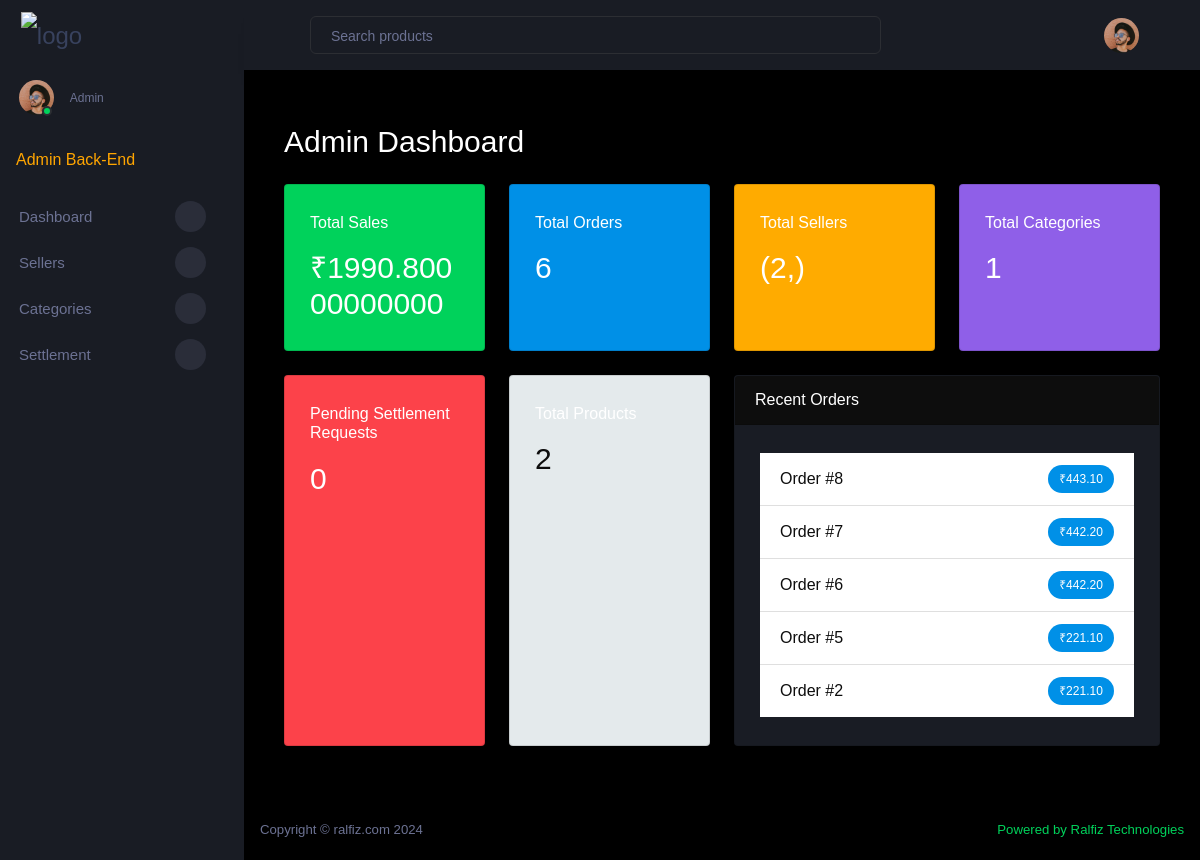
The page /admin-dashboard/ (signed in) on the database its author committed.
### store/models.py (models this page shows, shortened)
class Order(models.Model):
    STATUS_CHOICES = (
        ('pending', 'Pending'),
        ('processing', 'Processing'),
        ('shipped', 'Shipped'),
        ('delivered', 'Delivered'),
        ('cancelled', 'Cancelled'),)
    settlement_request = models.ForeignKey(SettlementRequest, on_delete=models.SET_NULL, null=True, blank=True, related_name='orders')
    settlement_request_status = models.CharField(max_length=20, default='not_requested', choices=[
        ('not_requested', 'Not Requested'),
        ('requested', 'Requested'),
        ('approved', 'Approved'),
        ('rejected', 'Rejected'),
    ])
    status = models.CharField(max_length=20, choices=STATUS_CHOICES, default='pending')
    user = models.ForeignKey(settings.AUTH_USER_MODEL, on_delete=models.CASCADE, related_name='orders')
    seller = models.ForeignKey(settings.AUTH_USER_MODEL, on_delete=models.SET_NULL, null=True, blank=True, related_name='sold_orders')
    total_price = models.DecimalField(max_digits=10, decimal_places=2)
    shipping_address = models.TextField()
    phone_number = models.CharField(max_length=15)
    is_paid = models.BooleanField(default=False)
    razorpay_order_id = models.CharField(max_length=100, blank=True, null=True)
    razorpay_payment_id = models.CharField(max_length=100, blank=True, null=True)
    created_at = models.DateTimeField(auto_now_add=True)

### store/views.py (the view)
# urls.py: path("admin-dashboard/", views.admin_dashboard, name="admin_dashboard"),
@user_passes_test(lambda u: u.is_admin)
def admin_dashboard(request):
    total_sales = Order.objects.aggregate(total=Sum('total_price'))['total'] or 0
    order_count = Order.objects.count()
    seller_count =  User.objects.filter(is_seller=True).count(),
    category_count = Category.objects.count()
    pending_settlement_count = SettlementRequest.objects.filter(status='pending').count()
    product_count = Product.objects.count()
    recent_orders = Order.objects.order_by('-created_at')[:5]
    monthly_sales = Order.objects.annotate(month=TruncMonth('created_at')).values('month').annotate(total_sales=Sum('total_price')).order_by('month')
    monthly_sales_data = [
        {
            'month': sale['month'].strftime("%B %Y"),
            'total_sales': float(sale['total_sales'])
        } for sale in monthly_sales
    ]
    top_categories = Category.objects.annotate(total_sales=Sum('products__orderitem__order__total_price')).order_by('-total_sales')[:5]
    top_categories_data = [
        {
            'category': category.name,
            'total_sales': float(category.total_sales or 0)
        } for category in top_categories
    ]
    order_status = Order.objects.values('status').annotate(count=Count('id'))
    order_status_data = [
        {
            'status': status['status'],
            'count': status['count']
        } for status in order_status
    ]
    print("Monthly Sales Data:", monthly_sales_data)
    print("Top Categories Data:", top_categories_data)
    print("Order Status Data:", order_status_data)
    context = {
        'total_sales': total_sales,
        'order_count': order_count,
        'seller_count': seller_count,
        'category_count': category_count,
        'pending_settlement_count': pending_settlement_count,
        'product_count': product_count,
        'recent_orders': recent_orders,
        'monthly_sales_data': json.dumps(monthly_sales_data),
        'top_categories_data': json.dumps(top_categories_data),
        'order_status_data': json.dumps(order_status_data),
    }
    return render(request, 'store/admin_dashboard.html', context)

### store/templates/store/admin_dashboard.html
{% extends 'store/base.html' %}
{% block content %}
<div class="container-fluid mt-4">
    <h2 class="mb-4">Admin Dashboard</h2>
    <div class="row">
        <div class="col-md-3 mb-4">
            <div class="card text-white bg-success h-100">
                <div class="card-body">
                    <h5 class="card-title">Total Sales</h5>
                    <p class="card-text display-4">₹{{ total_sales }}</p>
                </div>
            </div>
        </div>
        <div class="col-md-3 mb-4">
            <div class="card text-white bg-primary h-100">
                <div class="card-body">
                    <h5 class="card-title">Total Orders</h5>
                    <p class="card-text display-4">{{ order_count }}</p>
                </div>
            </div>
        </div>
        <div class="col-md-3 mb-4">
            <div class="card text-white bg-warning h-100">
                <div class="card-body">
                    <h5 class="card-title">Total Sellers</h5>
                    <p class="card-text display-4">{{ seller_count }}</p>
                </div>
            </div>
        </div>
        <div class="col-md-3 mb-4">
            <div class="card text-white bg-info h-100">
                <div class="card-body">
                    <h5 class="card-title">Total Categories</h5>
                    <p class="card-text display-4">{{ category_count }}</p>
                </div>
            </div>
        </div>
    </div>
    <div class="row">
        <div class="col-md-3 mb-4">
            <div class="card text-white bg-danger h-100">
                <div class="card-body">
                    <h5 class="card-title">Pending Settlement Requests</h5>
                    <p class="card-text display-4">{{ pending_settlement_count }}</p>
                </div>
            </div>
        </div>
        <div class="col-md-3 mb-4">
            <div class="card text-white bg-secondary h-100">
                <div class="card-body">
                    <h5 class="card-title">Total Products</h5>
                    <p class="card-text display-4 text-dark">{{ product_count }}</p>
                </div>
            </div>
        </div>
        <div class="col-md-6 mb-4">
            <div class="card h-100">
                <div class="card-header bg-dark text-white">
                    Recent Orders
                </div>
                <div class="card-body">
                    <ul class="list-group list-group-flush text-dark">
                        {% for order in recent_orders %}
                            <li class="list-group-item d-flex justify-content-between align-items-center">
                                Order #{{ order.id }}
                                <span class="badge badge-primary badge-pill">₹{{ order.total_price }}</span>
                            </li>
                        {% empty %}
                            <li class="list-group-item">No recent orders</li>
                        {% endfor %}
                    </ul>
                </div>
            </div>
        </div>
    </div>
</div>
{% endblock %}

### rows shown on the page
Order: id "8", total_price "443.10"
Order: id "7", total_price "442.20"
Order: id "6", total_price "442.20"
Order: id "5", total_price "221.10"
Order: id "2", total_price "221.10"

### other values the page prints
{{ total_sales }} "1990.80000000000"
{{ order_count }} "6"
{{ seller_count }} "(2,)"
{{ category_count }} "1"
{{ pending_settlement_count }} "0"
{{ product_count }} "2"
